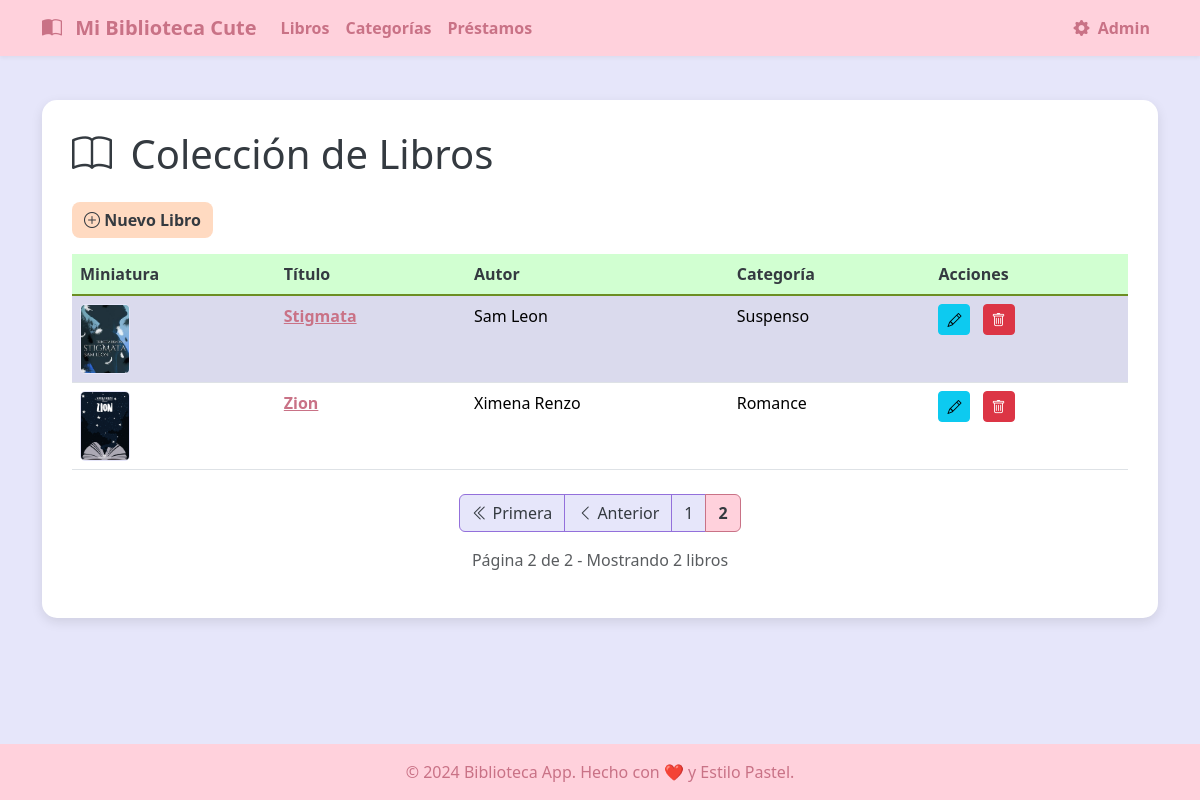
Screenshot of /libros/?page=2 with the database file from the repository.
### libros/models.py (models this page shows, shortened)
class Libro(models.Model):
    titulo = models.CharField(max_length=200)
    autor = models.CharField(max_length=100)
    categoria = models.ForeignKey(Categoria, on_delete=models.SET_NULL, null=True, blank=True)
    descripcion = models.TextField(null=True, blank=True)
    isbn = models.CharField(max_length=13, unique=True, null=True, blank=True)
    fecha_publicacion = models.DateField(null=True, blank=True)
    imagen = models.ImageField(upload_to=get_image_upload_path, null=True, blank=True)
    stock = models.PositiveIntegerField(default=1)
    class Meta:
        ordering = ['titulo']

### categorias/models.py (models this page shows, shortened)
class Categoria(models.Model):
    nombre = models.CharField(max_length=100)
    descripcion = models.TextField(null=True, blank=True)
    fecha_creacion = models.DateField(auto_now_add=True)
    class Meta:
        ordering = ['nombre']

### libros/views.py (the view)
# urls.py: path('', LibroListado.as_view(), name='listado'),
class LibroListado(ListView):
    model = Libro
    template_name = 'libros/libro_listado.html'
    context_object_name = 'object_list'
    paginate_by = 5
    def get_queryset(self):
        queryset = super().get_queryset().order_by('titulo')
        categoria_id = self.request.GET.get('categoria_id')
        if categoria_id:
            queryset = queryset.filter(categoria_id=categoria_id)
        query = self.request.GET.get('q')
        if query:
            queryset = queryset.filter(
                Q(titulo__icontains=query) | Q(autor__icontains=query)
            )
        return queryset
    def get_context_data(self, **kwargs):
        context = super().get_context_data(**kwargs)
        context['categorias_con_conteo'] = Categoria.objects.annotate(
            num_libros=Count('libro')
        ).order_by('nombre')
        context['current_category_id'] = self.request.GET.get('categoria_id', '')
        context['current_query'] = self.request.GET.get('q', '')
        return context

### libros/templates/libros/libro_listado.html (shortened to what this page needs)
{% extends "base.html" %}
{% block content %}
    <h1 class="mb-4"><i class="bi bi-book me-2"></i> Colección de Libros</h1>
    <a href="{% url 'libros:crear' %}" class="btn btn-pastel-primary mb-3">
        <i class="bi bi-plus-circle"></i> Nuevo Libro
    </a>
    {% if object_list %}
        <div>
            <table class="table table-hover table-striped">
                <thead>
                    <tr>
                        <th>Miniatura</th>
                        <th>Título</th>
                        <th>Autor</th>
                        <th>Categoría</th>
                        <th>Acciones</th>
                    </tr>
                </thead>
                <tbody>
                    {% for libro in object_list %}
                        <tr>
                            <td>
                                {% if libro.imagen %}
                                    <img src="{{ libro.imagen.url }}" alt="Portada de {{ libro.titulo }}" style="width: 50px; height: 70px; object-fit: cover; border-radius: 5px; border: 1px solid var(--pastel-lavender);">
                                {% else %}
                                    <div style="width: 50px; height: 70px; background-color: var(--pastel-lavender); border-radius: 5px; display: flex; align-items: center; justify-content: center; color: var(--text-dark); font-size: 0.75rem;">
                                        <i class="bi bi-image-fill"></i>
                                    </div>
                                {% endif %}
                            </td>
                            <td>
                                <a href="{% url 'libros:detalle' pk=libro.pk %}" style="color: var(--pastel-pink-dark); font-weight: 600;">
                                    {{ libro.titulo }}
                                </a>
                            </td>
                            <td>{{ libro.autor }}</td>
                            <td>{{ libro.categoria.nombre|default:"Sin Categoría" }}</td>
                            <td>
                                <a href="{% url 'libros:editar' pk=libro.pk %}" class="btn btn-sm btn-info me-2" title="Editar">
                                    <i class="bi bi-pencil"></i>
                                </a>
                                <a href="{% url 'libros:eliminar' pk=libro.pk %}" class="btn btn-sm btn-danger" title="Eliminar">
                                    <i class="bi bi-trash"></i>
                                </a>
                            </td>
                        </tr>
                    {% endfor %}
                </tbody>
            </table>
        </div>
        {% if is_paginated %}
        <nav aria-label="Navegación de páginas" class="mt-4">
            <ul class="pagination justify-content-center">
                {% if page_obj.has_previous %}
                <li class="page-item">
                    <a class="page-link" href="?page=1" style="background-color: var(--pastel-lavender); color: var(--text-dark); border-color: var(--pastel-lavender-dark);">
                        <i class="bi bi-chevron-double-left"></i> Primera
                    </a>
                </li>
                <li class="page-item">
                    <a class="page-link" href="?page={{ page_obj.previous_page_number }}" style="background-color: var(--pastel-lavender); color: var(--text-dark); border-color: var(--pastel-lavender-dark);">
                        <i class="bi bi-chevron-left"></i> Anterior
                    </a>
                </li>
                {% endif %}
                {% for num in page_obj.paginator.page_range %}
                    {% if page_obj.number == num %}
                    <li class="page-item active">
                        <span class="page-link" style="background-color: var(--pastel-pink); border-color: var(--pastel-pink-dark); color: var(--text-dark); font-weight: 600;">
                            {{ num }}
                        </span>
                    </li>
                    {% elif num > page_obj.number|add:'-3' and num < page_obj.number|add:'3' %}
                    <li class="page-item">
                        <a class="page-link" href="?page={{ num }}" style="background-color: var(--pastel-lavender); color: var(--text-dark); border-color: var(--pastel-lavender-dark);">
                            {{ num }}
                        </a>
                    </li>
                    {% endif %}
                {% endfor %}
            </ul>
            <p class="text-center text-muted mt-2">
                Página {{ page_obj.number }} de {{ page_obj.paginator.num_pages }} - Mostrando {{ object_list|length }} libro{{ object_list|length|pluralize }}
            </p>
        </nav>
        {% endif %}
    {% else %}
        <div class="alert alert-warning" style="background-color: var(--pastel-pink);" role="alert">
            <i class="bi bi-info-circle me-2"></i> ¡Oops! Parece que no hay libros registrados todavía.
        </div>
    {% endif %}
{% endblock %}

### biblioteca/templates/base.html (style rules this page uses)
:root { --pastel-pink: #FFD1DC; --pastel-pink-dark: #C97286; --pastel-lavender: #E6E6FA; --pastel-lavender-dark: #9370DB; --pastel-mint: #D1FFD1; --pastel-mint-dark: #6B8E23; --pastel-peach: #FFDAC1; --pastel-peach-dark: #E6846E; --bg-light: #FFFFFF; --text-dark: #343a40; }
body { background-color: var(--pastel-lavender); color: var(--text-dark); min-height: 100vh; display: flex; flex-direction: column; }
.btn-pastel-primary { background-color: var(--pastel-peach); color: var(--text-dark); border: none; border-radius: 8px; transition: background-color 0.2s; font-weight: 600; }
.table { border-radius: 10px; overflow: hidden; }
.table thead th { background-color: var(--pastel-mint); color: var(--text-dark); font-weight: 700; border-bottom: 2px solid var(--pastel-mint-dark); }
.table-striped > tbody > tr:nth-of-type(odd) > * { background-color: var(--pastel-lavender); }
.content-container .table-container, .content-container .table-responsive, .content-container table, .content-container tbody { max-height: none !important; height: auto !important; overflow: visible !important; }
.content-container table { display: table !important; width: 100% !important; }
.content-container tbody { display: table-row-group !important; }
.content-container tr { display: table-row !important; }
.content-container td, .content-container th { display: table-cell !important; }
.content-container table tbody tr { visibility: visible !important; opacity: 1 !important; height: auto !important; }

### rows the page displays
Libro: imagen (picture), titulo "Stigmata", autor "Sam Leon", categoria.nombre "Suspenso"
Libro: imagen (picture), titulo "Zion", autor "Ximena Renzo", categoria.nombre "Romance"

### other values shown
{{ num }} "1"
{{ num }} "2"
{{ page_obj.number }} "2"
{{ page_obj.paginator.num_pages }} "2"
{{ object_list|length }} "2"
